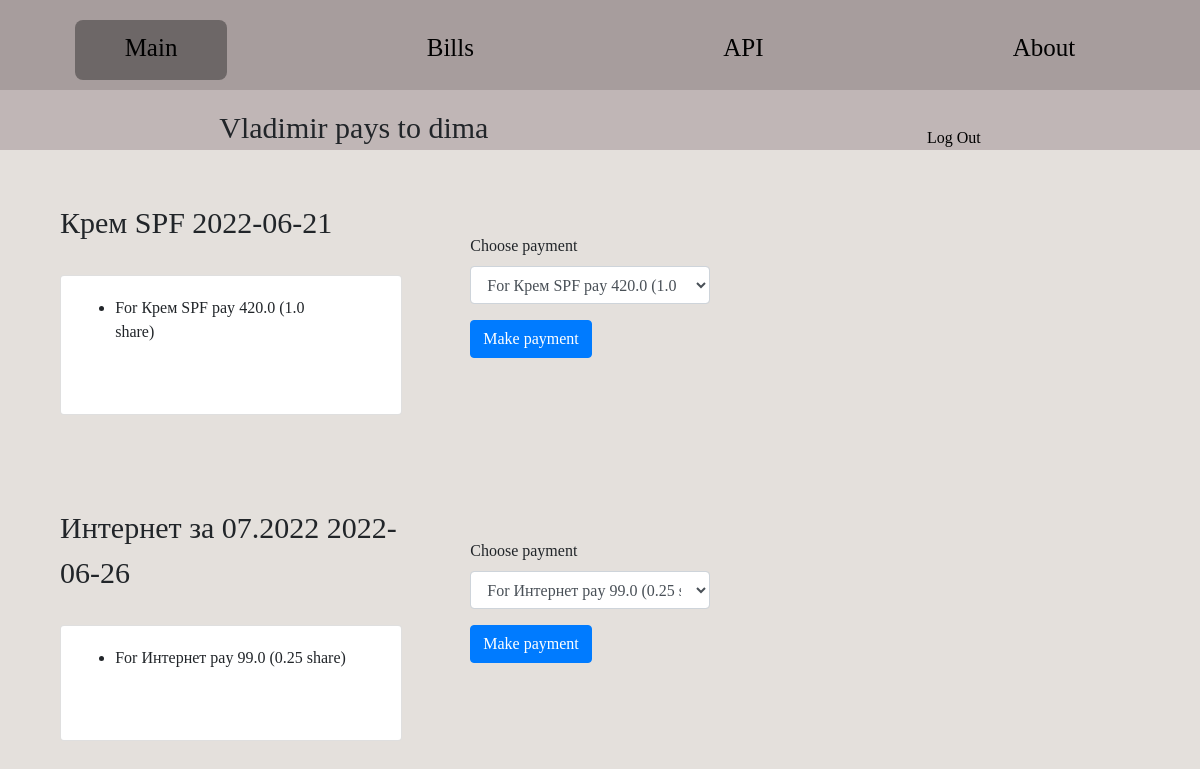
Page /users/pay/dima (signed in) on the committed database.
### bills/models.py (models this page shows, shortened)
class Item(models.Model):
    name = models.CharField(max_length=500)
    amount = models.PositiveIntegerField()
    cost_per_exemplar = models.PositiveIntegerField()
    bill = models.ForeignKey(Bill, on_delete=models.CASCADE, related_name='items')
    def _get_cost_total(self):
        return self.amount*self.cost_per_exemplar
    cost_total = property(_get_cost_total)

class Item_Payment(models.Model):
    item = models.ForeignKey(Item, on_delete=models.CASCADE, related_name='payments')
    payer = models.ForeignKey(get_user_model(), on_delete=models.CASCADE, related_name='payers')
    paying_part = models.FloatField(editable = True, validators=[MinValueValidator(0.0), MaxValueValidator(1.0)])
    is_payed = models.BooleanField(editable = True, default = False)
    def _get_paying_amount(self):
        return round(self.paying_part*self.item.cost_per_exemplar*self.item.amount, 2)
    paying_amount = property(_get_paying_amount)
    def _get_lender(self):
        "Returns the lender of the bill where the item is on"
        return self.item.bill.lender
    lender = property(_get_lender)

### users/views.py (the view)
# urls.py: path('pay/<str:lender_username>', views.pay, name='pay'),
def pay(request, lender_username):
    user = request.user
    lender = get_user_model().objects.get(username = lender_username)
    bill_payment = []
    for bill in Bill.objects.filter(lender = lender).all():
        payments_lst = []
        bill_total = 0
        for item in Item.objects.filter(bill = bill).all():
            for payment in Item_Payment.objects.filter(item = item).filter(payer = user).filter(is_payed = False).all():
                payments_lst.append([payment.id, payment.item.name, payment.paying_amount, payment.paying_part])
                bill_total += payment.paying_amount
        if not (payments_lst == []):
            bill_payment.append([str(bill), bill_total, payments_lst])
    return render(request, 'users/pay.html', {
        'user': user,
        'lender': lender,
        'bill_payment': bill_payment
    })

### bills/models.py (called while the page is built)
    def __str__(self):
        return f'{self.name} {self.date}' #: {self.cost_total}rub'

### users/templates/users/pay.html (shortened to what this page needs)
{% extends 'users/layout.html' %}
{% block body %}
<header class="subHeader">
    <div>
        {% if user.first_name %}
        <l1 class="title">{{ user.first_name }} pays to {{ lender }}</l1>
        {% else %}
        <l1 class="title">{{ user.username }} pays to {{ lender }}</l1>
        {% endif %}
    </div>
    <div>
        <a href="{% url 'users:logout' %}">Log Out</a>
    </div>
</header>
<div class="mainBox">
    {% if bill_payment %}
    <div>
        {% for bill, bill_total, payment in bill_payment %}
        <div class="subMainBox">
            <div style="width: 50%;">
                <l1 class="title">{{bill}}</l1>
                <div class="card">
                    <div class="card-body">
                        <ul class="list">
                            {% for payment_id, item_name, paying_amount, paying_part in payment %}
                            <li>For {{item_name}} pay {{paying_amount}} ({{paying_part}} share)</li>
                            {% endfor %}
                        </ul>
                    </div>
                </div>
            </div>
            <div class="paymentsBox" style="padding-left: 10%; padding-top: 5%;">
                <form action="{% url 'users:make_payment' lender.username %}" method="post">
                    <div class="form-group">
                        <label>Choose payment</label>
                        <select name="payment_id" class="form-control">
                            {% for payment_id, item_name, paying_amount, paying_part in payment %}
                            <option value="{{ payment_id }}">For {{item_name}} pay {{paying_amount}} ({{paying_part}}
                                share)</option>
                            {% endfor %}
                        </select>
                    </div>
                    <button type="submit" class="btn btn-primary">Make payment</button>
                </form>
            </div>
        </div>
        {% endfor %}
    </div>
    {% else %}
    <div>
        <l1>You have no payments</l1>
    </div>
    {% endif %}
</div>
{% endblock %}

### static/css/main.css (style rules this page uses)
* { margin: 0; padding: 0; box-sizing: border-box; }
body { height: 670px; background-color: rgb(228, 224, 220); -webkit-background-size: cover; background-size: cover; padding-top: 150px; font-family: "Cuprum" }
header { position: fixed; top:0; width: 100%; height: 90px; padding-top: 20px; background-color: rgb(167, 157, 157); z-index:2; }
.subHeader { position: fixed; top:90px; width: 100%; height: 60px; background-color: rgb(192, 182, 182); z-index:2; list-style-type: none; display: flex; justify-content: space-around; align-items: flex-end; }
a { color:black; text-decoration: none; }
.mainBox { display: flex; margin: 0 5%; padding-top: 40px }
.subMainBox { display: flex; padding-top: 10px }
.paymentsBox { width: 45%; padding-left: 10%; margin-bottom: 20%; }
.list { text-align: left; }
.title { margin: 0 auto; text-align: center; font-size: 30px; }
.card { margin-top: 30px; padding-left: 10%; padding-right: 10%; padding-bottom: 10%; }

### rows in the picture
Item: payment "Крем SPF"
Item_Payment: payment "1.0"
Item: payment "Интернет"
Item_Payment: payment "0.25"

### other values in the picture
{{ user.first_name }} "Vladimir"
{{ lender }} "dima"
{{ bill }} "Крем SPF 2022-06-21" "Интернет за 07.2022 2022-06-26"
{{ paying_amount }} "420.0" "99.0"
